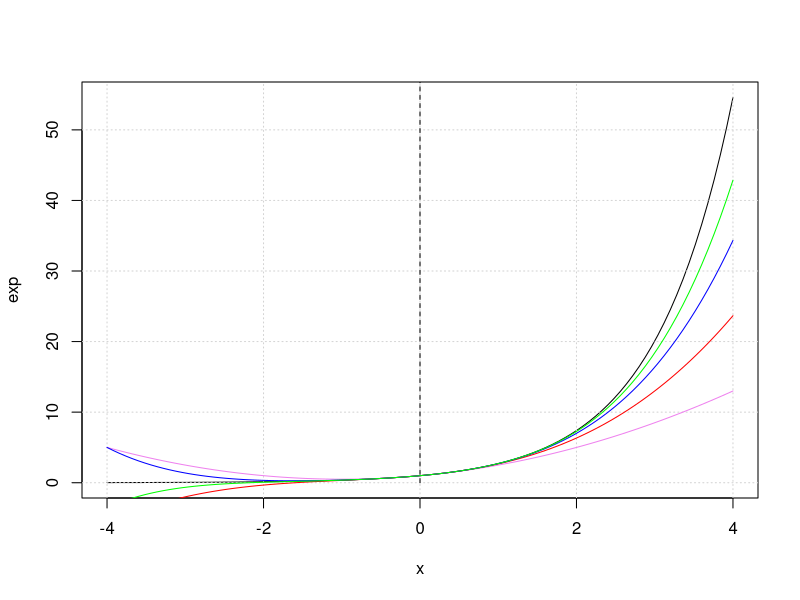
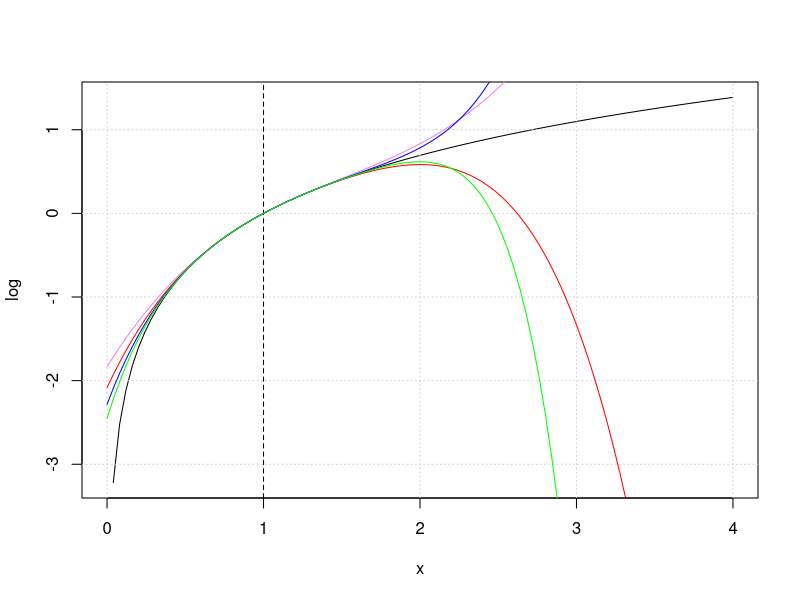

The R script that drew these images, in order:
## ---- chunk 1

## ---- chunk 2
#e^1 n = 4
1 + 1 + 1/factorial(2) + 1/factorial(3) + 1/factorial(4)

#e^3 n = 4
1 + 3 + 3^2/factorial(2) + 3^3/factorial(3) + 3^4/factorial(4)
## ---- chunk 3
pol_exp = function(x,n){
  if((n<0)||(n%%1 != 0)) stop("n tem que ser um natural")
  if(!is.numeric(x)) stop("x tem que ser real")
  soma = 1
  for(i in 1:n){
    soma = soma + x^(i)/factorial(i)
  }
  return(soma)
}

{plot(exp,-4,4)
grid()
segments(x0=0,y0=0,x1=0,y1=150,lty=2)
curve(pol_exp(x,n=2),add=T,col="violet")
curve(pol_exp(x,n=3),add=T,col="red")
curve(pol_exp(x,n=4),add=T,col="blue")
curve(pol_exp(x,n=5),add=T,col="green")}
## ---- chunk 4
pol_exp_delta = function(x,delta = 0.001){
  if(!is.numeric(x)) stop("x tem que ser real")
  soma = 1
  i = 1
  while(TRUE){
    incre = x^(i)/factorial(i)
    
    if(abs(incre) < delta){
      return(soma)
    }else{
    soma = soma + incre
    }
    
    i = i + 1
  }
}

pol_exp_delta(1/2)
exp(1/2)
pol_exp_delta(7.3)
exp(7.3)
## ---- chunk 5
pol_exp_delta_n = function(x,delta = 0.001){
  if(!is.numeric(x)) stop("x tem que ser real")
  soma = 1
  for(i in 1:10){
    soma = soma + x^(i)/factorial(i)
  }
  i = 11
  while(TRUE){
    incre = x^(i)/factorial(i)
    
    if(abs(incre) < delta){
      return(list("Soma" = soma,
                  "Interações" = i))
    }else{
    soma = soma + incre
    }
    
    i = i + 1
  }
}

data.frame("x" = c(1/2,7.3),
           "exp" = c(exp(1/2),exp(7.3)),
           "aprox_ex" = c(pol_exp_delta_n(1/2)[[1]],pol_exp_delta_n(7.3)[[1]]),
           "interações" = c(pol_exp_delta_n(1/2)[[2]],pol_exp_delta_n(7.3)[[2]]))


## ---- chunk 6
(1/10 - 1) - (1/10 -1)^2 / 2 + (1/10 -1)^3 / 3 - (1/10 - 1)^4 / 4
(3/5 - 1) - (3/5 -1)^2 / 2 + (3/5 -1)^3 / 3 - (3/5 -1)^4 /4
(4 - 1) - (4 -1)^2 / 2 + (4 -1)^3 / 3 - (4-1)^4 / 4
# A aproximação mais precisa é aquela que está mais próxima de x0 = 1. Então, temos mais precisão no ponto 3/5 = 0.6, comparado a 1/10 = 0.1 .

## ---- chunk 7
pol_ln = function(x,n){
  if((n<0)||(n%%1 != 0)) stop("n tem que ser um natural")
  if(!is.numeric(x)) stop("x tem que ser real")
  soma = 0
  for(i in 0:n){
    soma = soma + (-1)^i * (((x-1)^(i+1))/(i+1))
  }
  return(soma)
}

{plot(log,0,4)
grid()
segments(x0=1,y0=-4,x1=1,y1=10,lty=2)
curve(pol_ln(x,n=2),add=T,col="violet")
curve(pol_ln(x,n=3),add=T,col="red")
curve(pol_ln(x,n=4),add=T,col="blue")
curve(pol_ln(x,n=5),add=T,col="green")}


## ---- chunk 8
pol_ln_delta = function(x,delta = 0.001){
  if(x<=0) stop("X precisa ser maior que 0")
  if(!is.numeric(x)) stop("x tem que ser real")
  if(x>=2) return(-pol_ln_delta(1/x,delta))
  
  soma = 0
  for(i in 0:10){
    soma = soma + ((-1)^i) * (((x-1)^(i+1))/(i+1))
  }
  i = 11
  
  while(TRUE){
    incre = ((-1)^i) * (((x-1)^(i+1))/(i+1))
    
    if(abs(incre) < delta){
      return(soma)
    }else{
    soma = soma + incre
    }
    
    i = i + 1
  }
}

data.frame("x" = c(0.1,2,10,3.8),
           "ln(x)" = c(log(0.1),log(2),log(10),log(3.8)),
           "aprox_ln(x)" = c(pol_ln_delta(0.1),pol_ln_delta(2),
                           pol_ln_delta(10),pol_ln_delta(3.8)))
## ---- chunk 9
aprox_ln_base = function(x,b,delta = 0.001){
  return(pol_ln_delta(x,delta)/pol_ln_delta(b,delta))
}

aprox_ln_base(100,10)
## ---- chunk 10
aprox_sen = function(x,delta = 0.001){
  if(x > pi) return(aprox_sen(x - 2*pi, delta))
  if(x < -pi) return(aprox_sen(x + 2*pi, delta))
  
  soma = 0
  for(i in 0:10){
    soma = soma + ((-1)^(i))*(x^(2*i + 1))/factorial(2*i + 1)
  }
  
  i = 11
  
  while(TRUE){
    incre = ((-1)^(i))*(x^(2*i + 1))/factorial(2*i + 1)
    if(abs(incre) < delta){
      return(soma)
    }else{
      soma = soma + incre
    }
    i = i + 1
  }
}

data.frame("x" = c(2,25,50,pi/3),
           "sen(x)" = c(sin(2),sin(25),sin(50),sin(pi/3)),
           "aprox_sen(x)" = c(aprox_sen(2),aprox_sen(25),aprox_sen(50),aprox_sen(pi/3)))
           
## ---- chunk 11
aprox_cos = function(x, delta = 0.001){
  return(aprox_sen(x + pi/2, delta))
}

data.frame("x" = c(1,54,45,pi/3),
           "cos(x)" = c(cos(1),cos(54),cos(45),cos(pi/3)),
           "aprox_cos(x)" = c(aprox_cos(1),aprox_cos(54),aprox_cos(45),aprox_cos(pi/3)))
